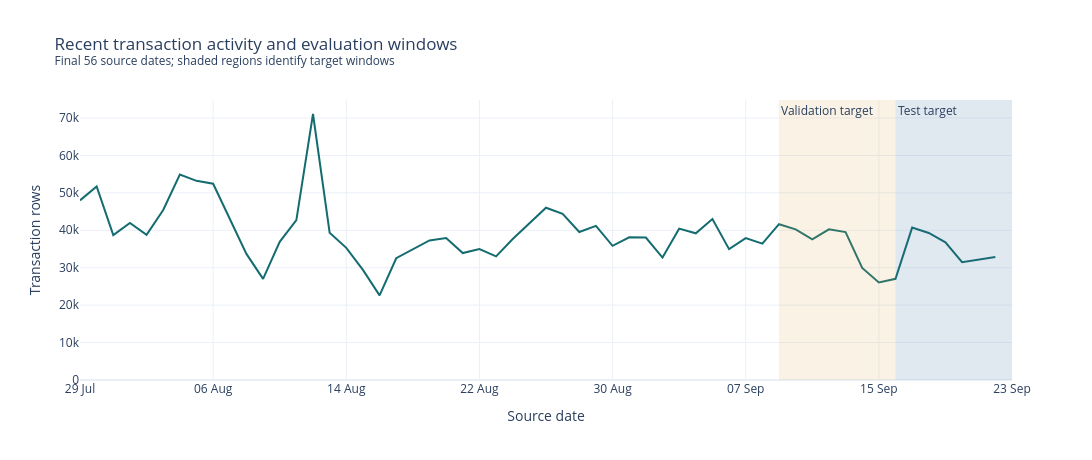

This figure's notebook cell:
### Markdown cell above
### 6.4. Evaluation-Window View

The final 56 source dates are displayed to make the validation and
test target windows readable.

Shaded regions identify target intervals. Their colours do not encode
model quality or observed outcomes.

### Code cell
recent_activity = daily_activity.loc[
    daily_activity["date"].ge(
        EVALUATION_END_EXCLUSIVE - pd.Timedelta(days=56)
    )
].copy()

fig = px.line(
    recent_activity,
    x="date",
    y="transaction_rows",
    color_discrete_sequence=["#146C70"],
    template="plotly_white",
    labels={
        "date": "Source date",
        "transaction_rows": "Transaction rows",
    },
    title=(
        "Recent transaction activity and evaluation windows"
        "<br><sup>Final 56 source dates; "
        "shaded regions identify target windows</sup>"
    ),
)

for start, end, label, color in (
    (
        VALIDATION_START,
        TEST_START,
        "Validation target",
        "#DCA54C",
    ),
    (
        TEST_START,
        EVALUATION_END_EXCLUSIVE,
        "Test target",
        "#376C9B",
    ),
):
    fig.add_vrect(
        x0=start,
        x1=end,
        fillcolor=color,
        opacity=0.15,
        line_width=0,
        annotation_text=label,
        annotation_position="top left",
    )

fig.update_layout(
    width=1100,
    height=460,
    showlegend=False,
)

fig.update_yaxes(rangemode="tozero")

fig.update_xaxes(
    range=[
        recent_activity["date"].min(),
        EVALUATION_END_EXCLUSIVE,
    ],
    tickvals=list(
        pd.date_range(
            recent_activity["date"].min(),
            EVALUATION_END_EXCLUSIVE,
            periods=8,
        )
    ),
    tickformat="%d %b",
)

fig.show(
    renderer="plotly_mimetype+png",
    config={"displaylogo": False},
)

### Figure 1 — Plotly figure (JSON) as saved in the notebook; plotly's stock layout.template omitted (floating-point values rounded to 4 significant figures)
{"data": [{"hovertemplate": "Source date=%{x}<br>Transaction rows=%{y}<extra></extra>", "legendgroup": "", "line": {"color": "#146C70", "dash": "solid"}, "marker": {"symbol": "circle"}, "mode": "lines", "name": "", "orientation": "v", "showlegend": false, "type": "scatter", "x": ["2020-07-29T00:00:00.000000", "2020-07-30T00:00:00.000000", "2020-07-31T00:00:00.000000", "2020-08-01T00:00:00.000000", "2020-08-02T00:00:00.000000", "2020-08-03T00:00:00.000000", "2020-08-04T00:00:00.000000", "2020-08-05T00:00:00.000000", "2020-08-06T00:00:00.000000", "2020-08-07T00:00:00.000000", "2020-08-08T00:00:00.000000", "2020-08-09T00:00:00.000000", "2020-08-10T00:00:00.000000", "2020-08-11T00:00:00.000000", "2020-08-12T00:00:00.000000", "2020-08-13T00:00:00.000000", "2020-08-14T00:00:00.000000", "2020-08-15T00:00:00.000000", "2020-08-16T00:00:00.000000", "2020-08-17T00:00:00.000000", "2020-08-18T00:00:00.000000", "2020-08-19T00:00:00.000000", "2020-08-20T00:00:00.000000", "2020-08-21T00:00:00.000000", "2020-08-22T00:00:00.000000", "2020-08-23T00:00:00.000000", "2020-08-24T00:00:00.000000", "2020-08-25T00:00:00.000000", "2020-08-26T00:00:00.000000", "2020-08-27T00:00:00.000000", "2020-08-28T00:00:00.000000", "2020-08-29T00:00:00.000000", "2020-08-30T00:00:00.000000", "2020-08-31T00:00:00.000000", "2020-09-01T00:00:00.000000", "2020-09-02T00:00:00.000000", "2020-09-03T00:00:00.000000", "2020-09-04T00:00:00.000000", "2020-09-05T00:00:00.000000", "2020-09-06T00:00:00.000000", "2020-09-07T00:00:00.000000", "2020-09-08T00:00:00.000000", "2020-09-09T00:00:00.000000", "2020-09-10T00:00:00.000000", "2020-09-11T00:00:00.000000", "2020-09-12T00:00:00.000000", "2020-09-13T00:00:00.000000", "2020-09-14T00:00:00.000000", "2020-09-15T00:00:00.000000", "2020-09-16T00:00:00.000000", "2020-09-17T00:00:00.000000", "2020-09-18T00:00:00.000000", "2020-09-19T00:00:00.000000", "2020-09-20T00:00:00.000000", "2020-09-21T00:00:00.000000", "2020-09-22T00:00:00.000000"], "xaxis": "x", "y": [47998, 51712, 38704, 41958, 38806, 45416, 54875, 53207, 52430, 43193, 33685, 27024, 36909, 42713, 71072, 39349, 35305, 29427, 22613, 32532, 34913, 37284, 37926, 33913, 34978, 33031, 37672, 41840, 46027, 44403, 39546, 41175, 35862, 38108, 38060, 32722, 40441, 39203, 43002, 34961, 37913, 36415, 41626, 40261, 37561, 40271, 39528, 29941, 26053, 27028, 40718, 39284, 36796, 31489, 32130, 32866], "yaxis": "y"}], "layout": {"annotations": [{"showarrow": false, "text": "Validation target", "x": "2020-09-09T00:00:00", "xanchor": "left", "xref": "x", "y": 1, "yanchor": "top", "yref": "y domain"}, {"showarrow": false, "text": "Test target", "x": "2020-09-16T00:00:00", "xanchor": "left", "xref": "x", "y": 1, "yanchor": "top", "yref": "y domain"}], "height": 460, "legend": {"tracegroupgap": 0}, "shapes": [{"fillcolor": "#DCA54C", "line": {"width": 0}, "opacity": 0.15, "type": "rect", "x0": "2020-09-09T00:00:00", "x1": "2020-09-16T00:00:00", "xref": "x", "y0": 0, "y1": 1, "yref": "y domain"}, {"fillcolor": "#376C9B", "line": {"width": 0}, "opacity": 0.15, "type": "rect", "x0": "2020-09-16T00:00:00", "x1": "2020-09-23T00:00:00", "xref": "x", "y0": 0, "y1": 1, "yref": "y domain"}], "showlegend": false, "title": {"text": "Recent transaction activity and evaluation windows<br><sup>Final 56 source dates; shaded regions identify target windows</sup>"}, "width": 1100, "xaxis": {"anchor": "y", "domain": [0, 1], "range": ["2020-07-29T00:00:00", "2020-09-23T00:00:00"], "tickformat": "%d %b", "tickvals": ["2020-07-29T00:00:00", "2020-08-06T00:00:00", "2020-08-14T00:00:00", "2020-08-22T00:00:00", "2020-08-30T00:00:00", "2020-09-07T00:00:00", "2020-09-15T00:00:00", "2020-09-23T00:00:00"], "title": {"text": "Source date"}}, "yaxis": {"anchor": "x", "domain": [0, 1], "rangemode": "tozero", "title": {"text": "Transaction rows"}}}}
